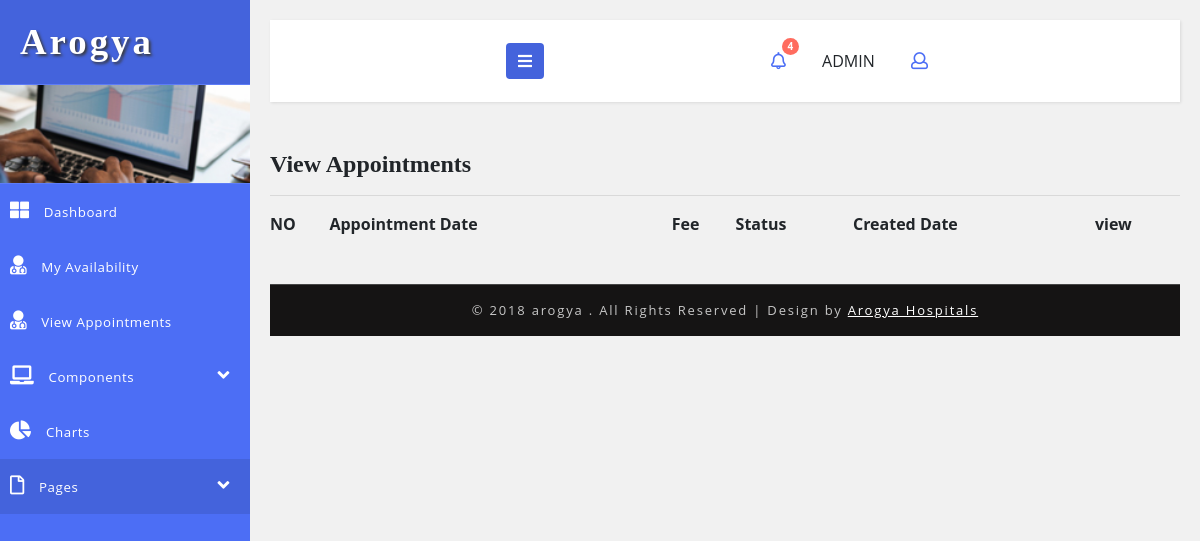
/doctor/appointment-list.php (signed in), run on an earlier commit of the app's database.
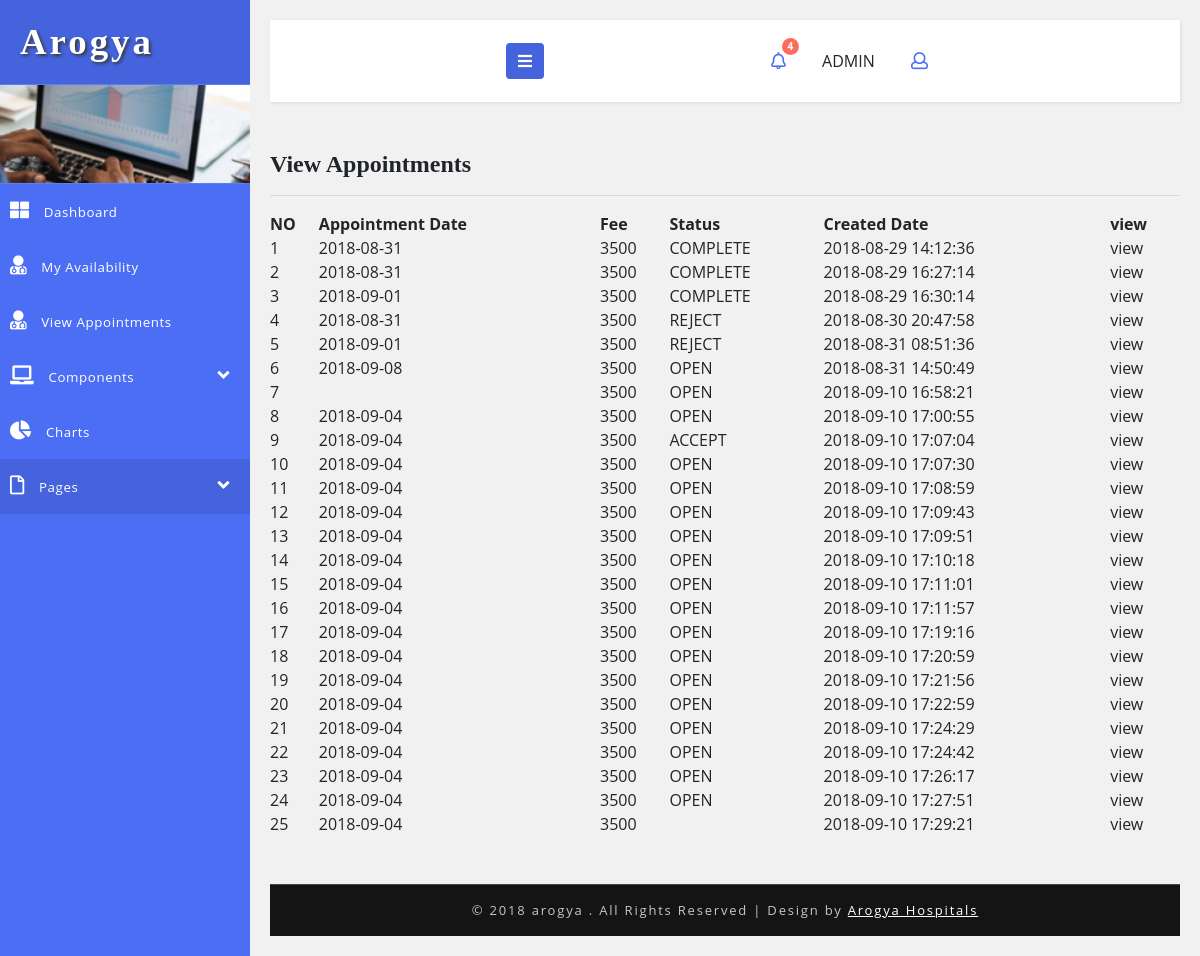
And on a later commit of the database.
### tables this page shows
CREATE TABLE `hms_doctor_appointment` (
  `id` int(5) NOT NULL AUTO_INCREMENT,
  `doctor_id` int(5) DEFAULT NULL,
  `patient_id` int(5) DEFAULT NULL,
  `appointment_date` varchar(30) DEFAULT NULL,
  `status_code` varchar(20) DEFAULT 'OPEN',
  `doctor_comment` text DEFAULT NULL,
  `doctor_fee` int(5) DEFAULT NULL,
  `hospital_fee` int(5) DEFAULT NULL,
  `fee` int(5) DEFAULT NULL,
  `created_date` timestamp NOT NULL DEFAULT current_timestamp(),
  `created_user` int(5) DEFAULT NULL,
  PRIMARY KEY (`id`)
);

### DB.php (called while the page is built, shortened)
<?php
function getDBConnection() {
    $servername = "localhost";
    $username = "root";
    $password = "123";
    $db = "hmsdb";
    $conn = mysqli_connect($servername, $username, $password, $db);
    if (!$conn) {
        die("Connection failed: " . mysqli_connect_error());
    } else {
        return $conn;
    }
}
function getData($sql) {
    $conn = getDBConnection();
    $result = mysqli_query($conn, $sql);
    if (mysqli_num_rows($result) > 0) {
        return $result;
    } else {
        return FALSE;
    }
}
?>

### doctor/appointment-list.php (the view, shortened to what this page needs)
<?php
include '../DB.php';
?>
<!DOCTYPE html>
<html lang="en">
    <head>
        <link rel="stylesheet" href="https://maxcdn.bootstrapcdn.com/bootstrap/3.3.7/css/bootstrap.min.css">
        <link rel="stylesheet" href="https://maxcdn.bootstrapcdn.com/font-awesome/4.7.0/css/font-awesome.min.css">
        <link href="../css/bootstrap.css" rel="stylesheet" type="text/css" media="all" />
        <link href="../css/style.css" rel="stylesheet" type="text/css" media="all" />
        <link rel="stylesheet" href="../css/style4.css">
        <link href="../css/fontawesome-all.css" rel="stylesheet">
    </head>
    <body>
        <div class="wrapper">
            <nav id="sidebar">
                <div class="sidebar-header">
                    <h1>
                        <a href="#">Arogya</a>
                    </h1>
                </div>
                <div class="profile-bg"></div>
                <?php
                include_once '../_tree_doctor.php';
                ?>
            </nav>
            <div id="content">
                <?php include_once '../_top_bar.php'; ?>
                <div class="blank-page-content">
                    <h4>  View Appointments </h4>
                    <hr>
                    <table id="example" class="display" cellspacing="0" width="100%">
                        <thead>
                            <tr>
                                <th>NO</th>
                                <th>Appointment Date</th>
                                <th>Fee</th>
                                <th>Status</th>
                                <th>Created Date</th>
                                <th><a href="">view</a></th>
                            </tr>
                        </thead>
                        <tbody>
                            <?php
                            $sql = "SELECT * FROM hms_doctor_appointment WHERE doctor_id = '" . $_SESSION['userbean']['id'] . "' ";
                            $data = getData($sql);
                            if ($data != null)
                                foreach ($data as $row) {
                                    ?>
                                    <tr>
                                        <td><?= $row['id']; ?></td>
                                        <td><?= $row['appointment_date']; ?></td>
                                        <td><?= $row['fee']; ?></td>
                                        <td><?= $row['status_code']; ?></td>
                                        <td><?= $row['created_date']; ?></td>
                                        <td><a href="appointment-view.php?id=<?= $row['id']; ?>">view</a></td>
                                    </tr>
                                    <?php
                                }
                            ?>
                        </tbody>
                    </table>
                    <link href="css/jquery.dataTables.min.css" rel="stylesheet" type="text/css"/>
                </div>
                <?php include '../_footer.php'; ?>
            </div>
        </div>
        <link href="../css/jquery.dataTables.min.css" rel="stylesheet" type="text/css"/>
    </body>
</html>

### _tree_doctor.php (shortened to what this page needs)
<ul class="list-unstyled components">
    <li>
        <a href="<?php $_SERVER['SERVER_NAME'] ?>/<?= $_SESSION['sitename'] ?>/home.php">
            <i class="fas fa-th-large"></i>
            Dashboard
        </a>
    </li>
    <li>
        <a href="<?php $_SERVER['SERVER_NAME'] ?>/<?= $_SESSION['sitename'] ?>/doctor/my-availability.php">
              <i class="fas fa-user-md"></i>
            My Availability
        </a>
    </li>
    <li>
        <a href="<?php $_SERVER['SERVER_NAME'] ?>/<?= $_SESSION['sitename'] ?>/doctor/appointment-list.php">
            <i class="fas fa-user-md"></i>
           View Appointments
        </a>
    </li>
    <li>
        <a href="#homeSubmenu" data-toggle="collapse" aria-expanded="false">
            <i class="fas fa-laptop"></i>
            Components
            <i class="fas fa-angle-down fa-pull-right"></i>
        </a>
    </li>
    <li>
        <a href="charts.html">
            <i class="fas fa-chart-pie"></i>
            Charts
        </a>
    </li>
    <li class="active">
        <a href="#pageSubmenu1" data-toggle="collapse" aria-expanded="false">
            <i class="far fa-file"></i>
            Pages
            <i class="fas fa-angle-down fa-pull-right"></i>
        </a>
    </li>
</ul>

### _top_bar.php (shortened to what this page needs)
<nav class="navbar navbar-default mb-xl-5 mb-4">
    <div class="container-fluid">
        <div class="navbar-header">
            <button type="button" id="sidebarCollapse" class="btn btn-info navbar-btn">
                <i class="fas fa-bars"></i>
            </button>
        </div>
        <ul class="top-icons-agileits-w3layouts float-right">
            <li class="nav-item dropdown">
                <a class="nav-link dropdown-toggle" href="#" id="navbarDropdown" role="button" data-toggle="dropdown" aria-haspopup="true"
                   aria-expanded="false">
                    <i class="far fa-bell"></i>
                    <span class="badge">4</span>
                </a>
            </li>
            <li class="nav-item dropdown">
                <a class="nav-link dropdown-toggle" href="#" id="navbarDropdown" role="button" data-toggle="dropdown" aria-haspopup="true"
                   aria-expanded="false">
                       <?php echo $_SESSION['userbean']['user_role']; ?>
                </a>
            </li>
            <li class="nav-item dropdown">
                <a class="nav-link dropdown-toggle" href="#" id="navbarDropdown2" role="button" data-toggle="dropdown" aria-haspopup="true"
                   aria-expanded="false">
                    <i class="far fa-user"></i>
                </a>
            </li>
        </ul>
    </div>
</nav>

### _footer.php
<div class="copyright-w3layouts py-xl-3 py-2 mt-xl-5 mt-4 text-center">
                <p>© 2018 arogya . All Rights Reserved | Design by
                    <a href="#"> Arogya Hospitals </a>
                </p>
            </div>

### css/style.css (style rules this page uses)
html, body { margin: 0; font-size: 100%; font-family: 'Open Sans', sans-serif; background: #fff; }
body a { text-decoration: none; transition: 0.5s all; -webkit-transition: 0.5s all; -moz-transition: 0.5s all; -o-transition: 0.5s all; -ms-transition: 0.5s all; }
h1, h2, h3, h4, h5, h6 { margin: 0; font-family: 'Poiret One', cursive; font-weight: 700; }
p { margin: 0; }
ul { margin: 0; padding: 0; }
ul li { list-style: none; }
.profile-bg { border: 1px solid #5d7cf7; border-left: none; border-right: none; background: url(../images/menu1.jpg)no-repeat 0px 0px; -webkit-background-size: cover; -moz-background-size: cover; -o-background-size: cover; -ms-background-size: cover; background-size: cover; min-height: 100px; }
.top-icons-agileits-w3layouts .dropdown-toggle::after { display: none; }
.top-icons-agileits-w3layouts li { list-style: none; display: inline-block; }
ul.top-icons-agileits-w3layouts a.nav-link i { display: inline-block; font-size: 17px; color: #4c6ef5; }
.top-icons-agileits-w3layouts span.badge { font-size: 10px; font-weight: bold; color: #FFF; background: #ff6c5f; line-height: 13px; width: 17px; height: 17px; border-radius: 2em; -webkit-border-radius: 2em; -moz-border-radius: 2em; -o-border-radius: 2em; text-align: center; display: inline-block; position: absolute; top: -8%; right: 3px; padding: 2px 0 0; }
.dropdown { display: none; padding: 0; list-style: none; }
.copyright-w3layouts p { color: #c7c7c7; font-size: 13px; letter-spacing: 1.8px; text-align: center; font-weight: 400; }
.copyright-w3layouts p a { color: #fff; text-decoration: underline; }
.copyright-w3layouts { background: #151414; border-top: 1px solid #464646; }
ul.list-unstyled li { font-size: 14px; letter-spacing: 1px; color: #7d7d7d; }

### css/style4.css (style rules this page uses)
body { font-family: 'Open Sans', sans-serif; background: #f1f1f1; }
p { font-family: 'Open Sans', sans-serif; }
a, a:hover, a:focus { color: inherit; text-decoration: none; transition: all 0.3s; }
.navbar { padding: 15px 10px; background: #fff; border: none; border-radius: 0; box-shadow: 1px 1px 3px rgba(0, 0, 0, 0.1); }
.navbar-btn { box-shadow: none; outline: none !important; border: none; background: #4463dc; }
i, span { display: inline-block; }
.wrapper { display: flex; align-items: stretch; }
#sidebar { min-width: 250px; max-width: 250px; background: #4c6ef5; color: #fff; transition: all 0.3s; }
.sidebar-header h1 { font-size: 2.3em; letter-spacing: 3px; color: #fff; text-shadow: 2px 2px 3px #39393a; }
#sidebar ul li a { text-align: left; }
#sidebar .sidebar-header { padding: 20px; background: #4463dc; }
#sidebar ul li a { padding: 16px 10px; font-size: .95em; letter-spacing: 0.6px; display: block; color: #fff; font-weight: 400; }
#sidebar ul li a i { margin-right: 10px; font-size: 19px; }
#sidebar ul li.active>a, #sidebar a[aria-expanded="true"] { color: #fff; background: #4463dc; }
#content { padding: 20px; min-height: 100vh; transition: all 0.3s; overflow: hidden; width: 100%; }

What changed in the data, as far as the page shows it:
added hms_doctor_appointment: id "1", appointment_date "2018-08-31", fee "3500", status_code "COMPLETE", created_date "2018-08-29 14:12:36"
added hms_doctor_appointment: id "2", appointment_date "2018-08-31", fee "3500", status_code "COMPLETE", created_date "2018-08-29 16:27:14"
added hms_doctor_appointment: id "3", appointment_date "2018-09-01", fee "3500", status_code "COMPLETE", created_date "2018-08-29 16:30:14"
added hms_doctor_appointment: id "4", appointment_date "2018-08-31", fee "3500", status_code "REJECT", created_date "2018-08-30 20:47:58"
added hms_doctor_appointment: id "5", appointment_date "2018-09-01", fee "3500", status_code "REJECT", created_date "2018-08-31 08:51:36"
added hms_doctor_appointment: id "6", appointment_date "2018-09-08", fee "3500", status_code "OPEN", created_date "2018-08-31 14:50:49"
added hms_doctor_appointment: id "7", fee "3500", status_code "OPEN", created_date "2018-09-10 16:58:21"
added hms_doctor_appointment: id "8", appointment_date "2018-09-04", fee "3500", status_code "OPEN", created_date "2018-09-10 17:00:55"
added hms_doctor_appointment: id "9", appointment_date "2018-09-04", fee "3500", status_code "ACCEPT", created_date "2018-09-10 17:07:04"
added hms_doctor_appointment: id "10", appointment_date "2018-09-04", fee "3500", status_code "OPEN", created_date "2018-09-10 17:07:30"
added hms_doctor_appointment: id "11", appointment_date "2018-09-04", fee "3500", status_code "OPEN", created_date "2018-09-10 17:08:59"
added hms_doctor_appointment: id "12", appointment_date "2018-09-04", fee "3500", status_code "OPEN", created_date "2018-09-10 17:09:43"
added hms_doctor_appointment: id "13", appointment_date "2018-09-04", fee "3500", status_code "OPEN", created_date "2018-09-10 17:09:51"
added hms_doctor_appointment: id "14", appointment_date "2018-09-04", fee "3500", status_code "OPEN", created_date "2018-09-10 17:10:18"
added hms_doctor_appointment: id "15", appointment_date "2018-09-04", fee "3500", status_code "OPEN", created_date "2018-09-10 17:11:01"
added hms_doctor_appointment: id "16", appointment_date "2018-09-04", fee "3500", status_code "OPEN", created_date "2018-09-10 17:11:57"
added hms_doctor_appointment: id "17", appointment_date "2018-09-04", fee "3500", status_code "OPEN", created_date "2018-09-10 17:19:16"
added hms_doctor_appointment: id "18", appointment_date "2018-09-04", fee "3500", status_code "OPEN", created_date "2018-09-10 17:20:59"
added hms_doctor_appointment: id "19", appointment_date "2018-09-04", fee "3500", status_code "OPEN", created_date "2018-09-10 17:21:56"
added hms_doctor_appointment: id "20", appointment_date "2018-09-04", fee "3500", status_code "OPEN", created_date "2018-09-10 17:22:59"
added hms_doctor_appointment: id "21", appointment_date "2018-09-04", fee "3500", status_code "OPEN", created_date "2018-09-10 17:24:29"
added hms_doctor_appointment: id "22", appointment_date "2018-09-04", fee "3500", status_code "OPEN", created_date "2018-09-10 17:24:42"
added hms_doctor_appointment: id "23", appointment_date "2018-09-04", fee "3500", status_code "OPEN", created_date "2018-09-10 17:26:17"
added hms_doctor_appointment: id "24", appointment_date "2018-09-04", fee "3500", status_code "OPEN", created_date "2018-09-10 17:27:51"
added hms_doctor_appointment: id "25", appointment_date "2018-09-04", fee "3500", created_date "2018-09-10 17:29:21"
